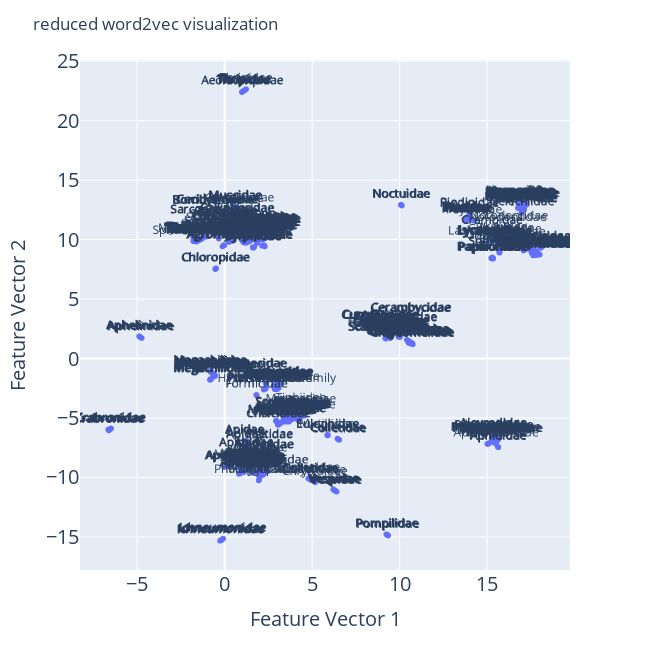

The notebook cell saved with this chart:
### Code cell
# visualisasi embedding serangga

# embedding
# input : df_node, URL
URL = "http://pyRDF2Vec"
df_serangga = df_node[df_node['group']=="serangga"]
CUSTOM_KG = df_serangga_to_rdf(df_serangga, URL)
# proses
list_serangga=df_node[df_node['group']=="serangga"].taxon_id.to_list()
list_of_entities = [ URL+"#"+taxon_id for taxon_id in list_serangga ]
transformer, embeddings, _ = rdf_KG_to_embeddings(CUSTOM_KG, list_of_entities)
# sama dua2nya # list_of_entities == transformer._entities 

# dictionary serangga
dictionary_serangga = df_to_dictionary_taxon(df_serangga)
# output
# embeddings, list_of_entities, dictionary_serangga

# plotting
embeddingPlot(embeddings, list_of_entities, dictionary_serangga, 650, 650)

### Figure 1 — Plotly figure (JSON) as saved in the notebook; plotly's stock layout.template omitted (floating-point values rounded to 4 significant figures; data arrays with more than 128 entries replaced by an {"elided": "..."} marker saying what was removed)
{"data": [{"hovertemplate": "<b>%{hovertext}</b><br><br>feature-vector-1=%{x}<br>feature-vector-2=%{y}<br>text=%{text}<extra></extra>", "hovertext": {"elided": "1083 str values"}, "legendgroup": "", "marker": {"color": "#636efa", "symbol": "circle"}, "mode": "markers+text", "name": "", "showlegend": false, "text": {"elided": "1083 str values"}, "textposition": "top center", "type": "scattergl", "x": {"elided": "1083 float values"}, "xaxis": "x", "y": {"elided": "1083 float values"}, "yaxis": "y"}], "layout": {"height": 650, "legend": {"tracegroupgap": 0}, "margin": {"t": 60}, "title": {"text": "reduced word2vec visualization"}, "width": 650, "xaxis": {"anchor": "y", "domain": [0, 1], "tickfont": {"size": 20}, "title": {"font": {"size": 20}, "text": "Feature Vector 1"}}, "yaxis": {"anchor": "x", "domain": [0, 1], "tickfont": {"size": 20}, "title": {"font": {"size": 20}, "text": "Feature Vector 2"}}}}
